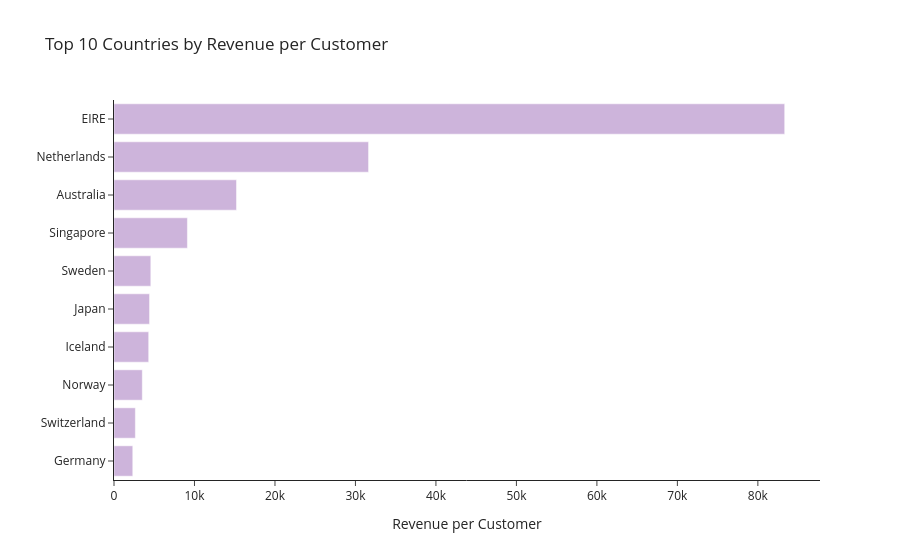

This figure's notebook cell:
### Code cell
total_country["RevenuePerCustomer"] = (total_country["TotalAmount"] / total_country["UniqueCustomers"]).round(2)
top10_rpc = total_country.sort_values("RevenuePerCustomer", ascending=False).head(10)

fig = px.bar(
    top10_rpc,
    x="RevenuePerCustomer",
    y="Country",
    orientation="h",
    title="Top 10 Countries by Revenue per Customer",
    labels={"RevenuePerCustomer": "Revenue per Customer", "Country": ""},
)
fig.update_traces(marker_color="#CDB4DB")
fig.update_layout(template="simple_white", yaxis=dict(categoryorder="total ascending"), coloraxis_showscale=False)
fig.show()

### Figure 1 — Plotly figure (JSON) as saved in the notebook; plotly's stock layout.template omitted (floating-point values rounded to 4 significant figures)
{"data": [{"hovertemplate": "Revenue per Customer=%{x}<br>=%{y}<extra></extra>", "legendgroup": "", "marker": {"color": "#CDB4DB", "pattern": {"shape": ""}}, "name": "", "orientation": "h", "showlegend": false, "textposition": "auto", "type": "bar", "x": [83330.0, 31630.0, 15220.0, 9120.0, 4573.0, 4418.0, 4310.0, 3516.0, 2654.0, 2332.0], "xaxis": "x", "y": ["EIRE", "Netherlands", "Australia", "Singapore", "Sweden", "Japan", "Iceland", "Norway", "Switzerland", "Germany"], "yaxis": "y"}], "layout": {"barmode": "relative", "coloraxis": {"showscale": false}, "legend": {"tracegroupgap": 0}, "title": {"text": "Top 10 Countries by Revenue per Customer"}, "xaxis": {"anchor": "y", "domain": [0, 1], "title": {"text": "Revenue per Customer"}}, "yaxis": {"anchor": "x", "categoryorder": "total ascending", "domain": [0, 1], "title": {"text": ""}}}}
